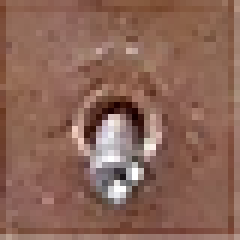
#> input picture training/Soldas_ausente/ausente.png, 40 x 40 px (shown 6 times larger)
$ python soldasBase.py
#> lines starting #> are read from the running program, lines starting #| are printed output that depends on the picture
import numpy as np
import cv2 as cv
import random


def rotaImagem(imagem, cont = 1):
    nome = "Solda_"
    altura, largura = imagem.shape[:2]
    ponto = (largura / 2, altura / 2) #ponto no centro da figura
    flipImage = cv.flip(imagem, 0)
    cont += 1
    nameFile = nome + str(cont) + ".png"
    print(nameFile)
    cv.imwrite(nameFile, flipImage)
    flipImage = cv.flip(imagem, 1)
    cont += 1
    nameFile = nome + str(cont) + ".png"
    print(nameFile)
    cv.imwrite(nameFile, flipImage)
    flipImage = cv.flip(imagem, -1)
    cont += 1
    nameFile = nome + str(cont) + ".png"
    print(nameFile)
    cv.imwrite(nameFile, flipImage)
    rotaçoes = [30, 45, 60, 120, 135, 150, 210, 225, 240, 300, 315, 330]
    for ang in rotaçoes:
        print(ang)
        rotacao = cv.getRotationMatrix2D(ponto, ang, 1.0)
        rotImg = cv.warpAffine(imagem, rotacao, (largura, altura),
                                flags= cv.INTER_CUBIC,
                                borderMode=cv.BORDER_REPLICATE)
        cont += 1
        nameFile = nome + str(cont) + ".png"
        print(nameFile)
        cv.imwrite(nameFile, rotImg)
    return cont


def main():
    imagem = cv.imread("ausente.png")
#> imagem is the input picture: shape (40, 40, 3); mean B, G, R 87.5, 101.4, 139.8
    print (imagem.shape)
#| (40, 40, 3)
    altura, largura = imagem.shape[:2]
#> altura = 40; largura = 40
    # Gravando a imagem original
    nome = "Solda_"
    cv.imwrite("Solda_1.png", imagem)
    #Criando um conjunto de imagens por rotaçao e espelhamento
    cont = 1
    cont = rotaImagem(imagem, cont)
#> after the loop in rotaImagem, `for ang in rotaçoes:`: cont = 16
#> cont = 16
    transla = np.float32([[1, 0, 8],[0, 1, 0]])
    traImg = cv.warpAffine(imagem, transla, (largura, altura),
                        flags= cv.INTER_CUBIC,
                        borderMode=cv.BORDER_WRAP)
    cont += 1
#> cont = 17
    nameFile = nome + str(cont) + ".png"
#> nameFile = 'Solda_17.png'
    print(nameFile)
#| Solda_17.png
    cv.imwrite(nameFile, traImg)
    cont = rotaImagem(traImg, cont)
#| Solda_18.png
#| Solda_19.png
#| Solda_20.png
#> the loop in rotaImagem (call 2), `for ang in rotaçoes:` made 12 passes
#> (rotacao, nameFile) on passes 1 to 10: ([[0.866, 0.5, -7.32], [-0.5, 0.866, 12.68]], 'Solda_21.png'), ([[0.707, 0.707, -8.28], [-0.707, 0.707, 20]], 'Solda_22.png'), ([[0.5, 0.866, -7.32], [-0.866, 0.5, 27.32]], 'Solda_23.png'), ([[-0.5, 0.866, 12.68], [-0.866, -0.5, 47.32]], 'Solda_24.png'), ([[-0.707, 0.707, 20], [-0.707, -0.707, 48.28]], 'Solda_25.png'), ([[-0.866, 0.5, 27.32], [-0.5, -0.866, 47.32]], 'Solda_26.png'), ([[-0.866, -0.5, 47.32], [0.5, -0.866, 27.32]], 'Solda_27.png'), ([[-0.707, -0.707, 48.28], [0.707, -0.707, 20]], 'Solda_28.png'), ([[-0.5, -0.866, 47.32], [0.866, -0.5, 12.68]], 'Solda_29.png'), ([[0.5, -0.866, 27.32], [0.866, 0.5, -7.32]], 'Solda_30.png')
#| Solda_21.png
#| Solda_22.png
#| Solda_23.png
#| Solda_24.png
#| Solda_25.png
#| Solda_26.png
#| Solda_27.png
#| Solda_28.png
#> (further printed lines are left out)
#> cont = 32
    transla = np.float32([[1, 0, -8],[0, 1, 0]])
    traImg = cv.warpAffine(imagem, transla, (largura, altura),
                        flags= cv.INTER_CUBIC,
                        borderMode=cv.BORDER_WRAP)
    cont += 1
#> cont = 33
    nameFile = nome + str(cont) + ".png"
#> nameFile = 'Solda_33.png'
    print(nameFile)
#| Solda_33.png
    cv.imwrite(nameFile, traImg)
    cont = rotaImagem(traImg, cont)
#| Solda_34.png
#| Solda_35.png
#| Solda_36.png
#> cont = 48
    transla = np.float32([[1, 0, 0],[0, 1, 8]])
    traImg = cv.warpAffine(imagem, transla, (largura, altura),
                        flags= cv.INTER_CUBIC,
                        borderMode=cv.BORDER_WRAP)
    cont += 1
#> cont = 49
    nameFile = nome + str(cont) + ".png"
#> nameFile = 'Solda_49.png'
    print(nameFile)
#| Solda_49.png
    cv.imwrite(nameFile, traImg)
    cont = rotaImagem(traImg, cont)
#| Solda_50.png
#| Solda_51.png
#| Solda_52.png
#> cont = 64
    transla = np.float32([[1, 0, 0],[0, 1, -8]])
    traImg = cv.warpAffine(imagem, transla, (largura, altura),
                        flags= cv.INTER_CUBIC,
                        borderMode=cv.BORDER_WRAP)
    cont += 1
#> cont = 65
    nameFile = nome + str(cont) + ".png"
#> nameFile = 'Solda_65.png'
    print(nameFile)
#| Solda_65.png
    cv.imwrite(nameFile, traImg)
    cont = rotaImagem(traImg, cont)
#| Solda_66.png
#| Solda_67.png
#| Solda_68.png
#> cont = 80
    transla = np.float32([[1, 0, 8],[0, 1, 8]])
    traImg = cv.warpAffine(imagem, transla, (largura, altura),
                        flags= cv.INTER_CUBIC,
                        borderMode=cv.BORDER_WRAP)
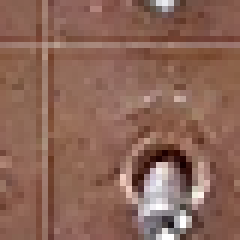
#> traImg: shape (40, 40, 3) (shown 6 times larger); mean B, G, R 87.5, 101.4, 139.8
    cont += 1
#> cont = 81
    nameFile = nome + str(cont) + ".png"
#> nameFile = 'Solda_81.png'
    print(nameFile)
#| Solda_81.png
    cv.imwrite(nameFile, traImg)
    cont = rotaImagem(traImg, cont)
#> in rotaImagem (call 6), `cont += 1`: cont = 82
#> in rotaImagem (call 6), `nameFile = nome + str(cont) + ".png"`: nameFile = 'Solda_82.png'
#| Solda_82.png
#> in rotaImagem (call 6), `cont += 1`: cont = 83
#> in rotaImagem (call 6), `nameFile = nome + str(cont) + ".png"`: nameFile = 'Solda_83.png'
#| Solda_83.png
#> in rotaImagem (call 6), `cont += 1`: cont = 84
#> in rotaImagem (call 6), `nameFile = nome + str(cont) + ".png"`: nameFile = 'Solda_84.png'
#| Solda_84.png
#> the loop in rotaImagem (call 6), `for ang in rotaçoes:` made 12 passes
#> (rotacao, nameFile) on passes 1 to 10: ([[0.866, 0.5, -7.32], [-0.5, 0.866, 12.68]], 'Solda_85.png'), ([[0.707, 0.707, -8.28], [-0.707, 0.707, 20]], 'Solda_86.png'), ([[0.5, 0.866, -7.32], [-0.866, 0.5, 27.32]], 'Solda_87.png'), ([[-0.5, 0.866, 12.68], [-0.866, -0.5, 47.32]], 'Solda_88.png'), ([[-0.707, 0.707, 20], [-0.707, -0.707, 48.28]], 'Solda_89.png'), ([[-0.866, 0.5, 27.32], [-0.5, -0.866, 47.32]], 'Solda_90.png'), ([[-0.866, -0.5, 47.32], [0.5, -0.866, 27.32]], 'Solda_91.png'), ([[-0.707, -0.707, 48.28], [0.707, -0.707, 20]], 'Solda_92.png'), ([[-0.5, -0.866, 47.32], [0.866, -0.5, 12.68]], 'Solda_93.png'), ([[0.5, -0.866, 27.32], [0.866, 0.5, -7.32]], 'Solda_94.png')
#| Solda_85.png
#| Solda_86.png
#| Solda_87.png
#| Solda_88.png
#| Solda_89.png
#| Solda_90.png
#| Solda_91.png
#| Solda_92.png
#> (further printed lines are left out)
#> pass 1, in rotaImagem (call 6), `rotImg = cv.warpAffine(imagem, rotacao, (largura, altura), flags= cv.I..`:
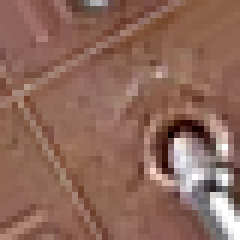
#> rotImg: shape (40, 40, 3) (shown 6 times larger); mean B, G, R 90.3, 104, 141.8
#> after the loop in rotaImagem (call 6), `for ang in rotaçoes:`: cont = 96
#> cont = 96
    transla = np.float32([[1, 0, -8],[0, 1, 8]])
    traImg = cv.warpAffine(imagem, transla, (largura, altura),
                        flags= cv.INTER_CUBIC,
                        borderMode=cv.BORDER_WRAP)
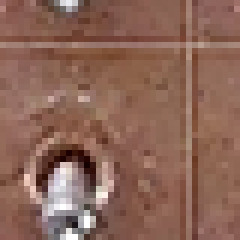
#> traImg: shape (40, 40, 3) (shown 6 times larger); mean B, G, R 87.5, 101.4, 139.8
    cont += 1
#> cont = 97
    nameFile = nome + str(cont) + ".png"
#> nameFile = 'Solda_97.png'
    print(nameFile)
#| Solda_97.png
    cv.imwrite(nameFile, traImg)
    cont = rotaImagem(traImg, cont)
#> in rotaImagem (call 7), `cont += 1`: cont = 98
#> in rotaImagem (call 7), `nameFile = nome + str(cont) + ".png"`: nameFile = 'Solda_98.png'
#| Solda_98.png
#> in rotaImagem (call 7), `flipImage = cv.flip(imagem, 1)`:
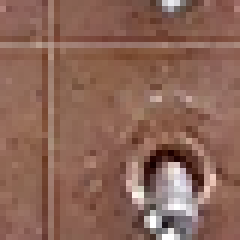
#> flipImage: shape (40, 40, 3) (shown 6 times larger); mean B, G, R 87.5, 101.4, 139.8
#> in rotaImagem (call 7), `cont += 1`: cont = 99
#> in rotaImagem (call 7), `nameFile = nome + str(cont) + ".png"`: nameFile = 'Solda_99.png'
#| Solda_99.png
#> in rotaImagem (call 7), `flipImage = cv.flip(imagem, -1)`:
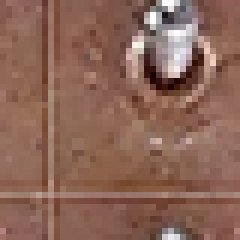
#> flipImage: shape (40, 40, 3) (shown 6 times larger); mean B, G, R 87.5, 101.4, 139.8
#> in rotaImagem (call 7), `cont += 1`: cont = 100
#> in rotaImagem (call 7), `nameFile = nome + str(cont) + ".png"`: nameFile = 'Solda_100.png'
#| Solda_100.png
#> the loop in rotaImagem (call 7), `for ang in rotaçoes:` made 12 passes
#> (rotacao, nameFile) on passes 1 to 10: ([[0.866, 0.5, -7.32], [-0.5, 0.866, 12.68]], 'Solda_101.png'), ([[0.707, 0.707, -8.28], [-0.707, 0.707, 20]], 'Solda_102.png'), ([[0.5, 0.866, -7.32], [-0.866, 0.5, 27.32]], 'Solda_103.png'), ([[-0.5, 0.866, 12.68], [-0.866, -0.5, 47.32]], 'Solda_104.png'), ([[-0.707, 0.707, 20], [-0.707, -0.707, 48.28]], 'Solda_105.png'), ([[-0.866, 0.5, 27.32], [-0.5, -0.866, 47.32]], 'Solda_106.png'), ([[-0.866, -0.5, 47.32], [0.5, -0.866, 27.32]], 'Solda_107.png'), ([[-0.707, -0.707, 48.28], [0.707, -0.707, 20]], 'Solda_108.png'), ([[-0.5, -0.866, 47.32], [0.866, -0.5, 12.68]], 'Solda_109.png'), ([[0.5, -0.866, 27.32], [0.866, 0.5, -7.32]], 'Solda_110.png')
#| Solda_101.png
#| Solda_102.png
#| Solda_103.png
#| Solda_104.png
#| Solda_105.png
#| Solda_106.png
#| Solda_107.png
#| Solda_108.png
#> (further printed lines are left out)
#> pass 1, in rotaImagem (call 7), `rotImg = cv.warpAffine(imagem, rotacao, (largura, altura), flags= cv.I..`:
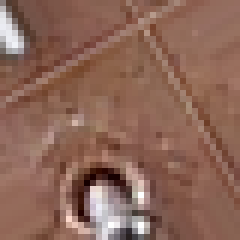
#> rotImg: shape (40, 40, 3) (shown 6 times larger); mean B, G, R 87.7, 102, 139.9
#> pass 2, in rotaImagem (call 7), `rotImg = cv.warpAffine(imagem, rotacao, (largura, altura), flags= cv.I..`:
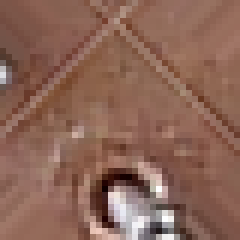
#> rotImg: shape (40, 40, 3) (shown 6 times larger); mean B, G, R 86.7, 101.1, 139.4
#> after the loop in rotaImagem (call 7), `for ang in rotaçoes:`: cont = 112
#> cont = 112
    transla = np.float32([[1, 0, 8],[0, 1, -8]])
    traImg = cv.warpAffine(imagem, transla, (largura, altura),
                        flags= cv.INTER_CUBIC,
                        borderMode=cv.BORDER_WRAP)
    cont += 1
#> cont = 113
    nameFile = nome + str(cont) + ".png"
#> nameFile = 'Solda_113.png'
    print(nameFile)
#| Solda_113.png
    cv.imwrite(nameFile, traImg)
    cont = rotaImagem(traImg, cont)
#| Solda_114.png
#| Solda_115.png
#| Solda_116.png
#> cont = 128
    transla = np.float32([[1, 0, -8],[0, 1, -8]])
    traImg = cv.warpAffine(imagem, transla, (largura, altura),
                        flags= cv.INTER_CUBIC,
                        borderMode=cv.BORDER_WRAP)
    cont += 1
#> cont = 129
    nameFile = nome + str(cont) + ".png"
#> nameFile = 'Solda_129.png'
    print(nameFile)
#| Solda_129.png
    cv.imwrite(nameFile, traImg)
    cont = rotaImagem(traImg, cont)
#| Solda_130.png
#| Solda_131.png
#| Solda_132.png
#> cont = 144

if __name__ == "__main__":
    main()
